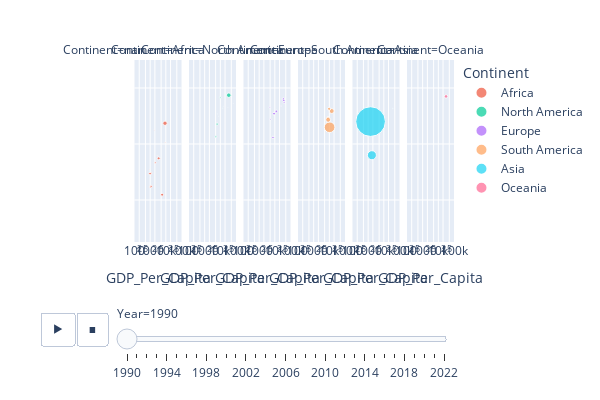

The code cell stored with this chart in its notebook:
### Code cell
fig2 = px.scatter(gdp_le_pop_med, x="GDP_Per_Capita", y="Life_Expectancy", animation_frame="Year", animation_group="Country",
           size="Population", color="Continent", hover_name="Country", facet_col="Continent",
           log_x=True, size_max=45, range_x=[100,100000], range_y=[25,90], width = 600, height=400)
fig2.show()
#Not entirely sure how to get the spacing right. I tried facet_row_spacing.

### Figure 1 — Plotly figure (JSON) as saved in the notebook; plotly's stock layout.template omitted (floating-point values rounded to 4 significant figures)
{"data": [{"hovertemplate": "<b>%{hovertext}</b><br><br>Continent=Africa<br>Year=1990<br>GDP_Per_Capita=%{x}<br>Life_Expectancy=%{y}<br>Population=%{marker.size}<extra></extra>", "hovertext": ["Central African Republic", "Angola", "Benin", "Algeria", "Chad", "Comoros", "Burkina Faso", "Botswana", "Equatorial Guinea", "Burundi", "Cabo Verde", "Cameroon"], "ids": ["Central African Republic", "Angola", "Benin", "Algeria", "Chad", "Comoros", "Burkina Faso", "Botswana", "Equatorial Guinea", "Burundi", "Cabo Verde", "Cameroon"], "legendgroup": "Africa", "marker": {"color": "#EF553B", "size": [2809.0, 11830.0, 5133.0, 25520.0, 5827.0, 431.1, 9131.0, 1341.0, 465.5, 5484.0, 364.6, 11430.0], "sizemode": "area", "sizeref": 2620.0, "symbol": "circle"}, "mode": "markers", "name": "Africa", "orientation": "v", "showlegend": true, "type": "scatter", "x": [1201.0, 5793.0, 2110.0, 8829.0, 1027.0, 2923.0, 981.8, 9165.0, 936.4, 1175.0, 1816.0, 3483.0], "xaxis": "x2", "y": [49.63, 41.89, 53.29, 67.42, 44.69, 55.84, 49.44, 60.53, 50.86, 44.86, 65.02, 54.87], "yaxis": "y2"}, {"hovertemplate": "<b>%{hovertext}</b><br><br>Continent=North America<br>Year=1990<br>GDP_Per_Capita=%{x}<br>Life_Expectancy=%{y}<br>Population=%{marker.size}<extra></extra>", "hovertext": ["Bermuda", "Belize", "Antigua and Barbuda", "Barbados", "El Salvador", "Canada", "Dominica", "Dominican Republic", "Aruba", "Costa Rica"], "ids": ["Bermuda", "Belize", "Antigua and Barbuda", "Barbados", "El Salvador", "Canada", "Dominica", "Dominican Republic", "Aruba", "Costa Rica"], "legendgroup": "North America", "marker": {"color": "#00cc96", "size": [57.47, 182.6, 63.33, 258.9, 5367.0, 27660.0, 69.48, 7129.0, 65.71, 3158.0], "sizemode": "area", "sizeref": 2620.0, "symbol": "circle"}, "mode": "markers", "name": "North America", "orientation": "v", "showlegend": true, "type": "scatter", "x": [65960.0, 6397.0, 15260.0, 14100.0, 5192.0, 34560.0, 7856.0, 6207.0, 30820.0, 9811.0], "xaxis": "x3", "y": [74.5, 70.74, 73.49, 72.75, 62.55, 77.44, 69.85, 67.11, 73.08, 76.63], "yaxis": "y3"}, {"hovertemplate": "<b>%{hovertext}</b><br><br>Continent=Europe<br>Year=1990<br>GDP_Per_Capita=%{x}<br>Life_Expectancy=%{y}<br>Population=%{marker.size}<extra></extra>", "hovertext": ["Belgium", "Belarus", "Denmark", "Albania", "Azerbaijan", "Bulgaria", "Cyprus", "Austria", "Armenia"], "ids": ["Belgium", "Belarus", "Denmark", "Albania", "Azerbaijan", "Bulgaria", "Cyprus", "Austria", "Armenia"], "legendgroup": "Europe", "marker": {"color": "#ab63fa", "size": [9960.0, 10430.0, 5145.0, 3295.0, 7428.0, 8768.0, 788.5, 7679.0, 3557.0], "sizemode": "area", "sizeref": 2620.0, "symbol": "circle"}, "mode": "markers", "name": "Europe", "orientation": "v", "showlegend": true, "type": "scatter", "x": [35510.0, 8895.0, 39030.0, 4827.0, 7617.0, 12510.0, 25230.0, 37490.0, 5153.0], "xaxis": "x4", "y": [76.05, 70.84, 74.81, 73.14, 62.35, 71.64, 73.54, 75.57, 68.82], "yaxis": "y4"}, {"hovertemplate": "<b>%{hovertext}</b><br><br>Continent=South America<br>Year=1990<br>GDP_Per_Capita=%{x}<br>Life_Expectancy=%{y}<br>Population=%{marker.size}<extra></extra>", "hovertext": ["Ecuador", "Brazil", "Argentina", "Colombia", "Chile"], "ids": ["Ecuador", "Brazil", "Argentina", "Colombia", "Chile"], "legendgroup": "South America", "marker": {"color": "#FFA15A", "size": [10450.0, 150700.0, 32640.0, 32600.0, 13340.0], "sizemode": "area", "sizeref": 2620.0, "symbol": "circle"}, "mode": "markers", "name": "South America", "orientation": "v", "showlegend": true, "type": "scatter", "x": [8120.0, 10400.0, 14140.0, 8435.0, 9702.0], "xaxis": "x5", "y": [69.35, 65.98, 71.78, 68.64, 72.57], "yaxis": "y5"}, {"hovertemplate": "<b>%{hovertext}</b><br><br>Continent=Asia<br>Year=1990<br>GDP_Per_Capita=%{x}<br>Life_Expectancy=%{y}<br>Population=%{marker.size}<extra></extra>", "hovertext": ["China", "Bhutan", "Bangladesh", "Bahrain"], "ids": ["China", "Bhutan", "Bangladesh", "Bahrain"], "legendgroup": "Asia", "marker": {"color": "#19d3f3", "size": [1154000.0, 558.4, 107100.0, 517.4], "sizemode": "area", "sizeref": 2620.0, "symbol": "circle"}, "mode": "markers", "name": "Asia", "orientation": "v", "showlegend": true, "type": "scatter", "x": [1424.0, 2738.0, 1730.0, 37000.0], "xaxis": "x6", "y": [68.0, 55.97, 55.99, 72.67], "yaxis": "y6"}, {"hovertemplate": "<b>%{hovertext}</b><br><br>Continent=Oceania<br>Year=1990<br>GDP_Per_Capita=%{x}<br>Life_Expectancy=%{y}<br>Population=%{marker.size}<extra></extra>", "hovertext": ["Australia"], "ids": ["Australia"], "legendgroup": "Oceania", "marker": {"color": "#FF6692", "size": [17050.0], "sizemode": "area", "sizeref": 2620.0, "symbol": "circle"}, "mode": "markers", "name": "Oceania", "orientation": "v", "showlegend": true, "type": "scatter", "x": [31010.0], "xaxis": "x7", "y": [76.99], "yaxis": "y7"}], "layout": {"annotations": [{"font": {}, "showarrow": false, "text": "Continent=nan", "x": 0.06286, "xanchor": "center", "xref": "paper", "y": 1, "yanchor": "bottom", "yref": "paper"}, {"font": {}, "showarrow": false, "text": "Continent=Africa", "x": 0.2086, "xanchor": "center", "xref": "paper", "y": 1, "yanchor": "bottom", "yref": "paper"}, {"font": {}, "showarrow": false, "text": "Continent=North America", "x": 0.3543, "xanchor": "center", "xref": "paper", "y": 1, "yanchor": "bottom", "yref": "paper"}, {"font": {}, "showarrow": false, "text": "Continent=Europe", "x": 0.5, "xanchor": "center", "xref": "paper", "y": 1, "yanchor": "bottom", "yref": "paper"}, {"font": {}, "showarrow": false, "text": "Continent=South America", "x": 0.6457, "xanchor": "center", "xref": "paper", "y": 1, "yanchor": "bottom", "yref": "paper"}, {"font": {}, "showarrow": false, "text": "Continent=Asia", "x": 0.7914, "xanchor": "center", "xref": "paper", "y": 1, "yanchor": "bottom", "yref": "paper"}, {"font": {}, "showarrow": false, "text": "Continent=Oceania", "x": 0.9371, "xanchor": "center", "xref": "paper", "y": 1, "yanchor": "bottom", "yref": "paper"}], "height": 400, "legend": {"itemsizing": "constant", "title": {"text": "Continent"}, "tracegroupgap": 0}, "margin": {"t": 60}, "sliders": [{"active": 0, "currentvalue": {"prefix": "Year="}, "len": 0.9, "pad": {"b": 10, "t": 60}, "steps": [{"args": [["1990"], {"frame": {"duration": 0, "redraw": false}, "fromcurrent": true, "mode": "immediate", "transition": {"duration": 0, "easing": "linear"}}], "label": "1990", "method": "animate"}, {"args": [["1991"], {"frame": {"duration": 0, "redraw": false}, "fromcurrent": true, "mode": "immediate", "transition": {"duration": 0, "easing": "linear"}}], "label": "1991", "method": "animate"}, {"args": [["1992"], {"frame": {"duration": 0, "redraw": false}, "fromcurrent": true, "mode": "immediate", "transition": {"duration": 0, "easing": "linear"}}], "label": "1992", "method": "animate"}, {"args": [["1993"], {"frame": {"duration": 0, "redraw": false}, "fromcurrent": true, "mode": "immediate", "transition": {"duration": 0, "easing": "linear"}}], "label": "1993", "method": "animate"}, {"args": [["1994"], {"frame": {"duration": 0, "redraw": false}, "fromcurrent": true, "mode": "immediate", "transition": {"duration": 0, "easing": "linear"}}], "label": "1994", "method": "animate"}, {"args": [["1995"], {"frame": {"duration": 0, "redraw": false}, "fromcurrent": true, "mode": "immediate", "transition": {"duration": 0, "easing": "linear"}}], "label": "1995", "method": "animate"}, {"args": [["1996"], {"frame": {"duration": 0, "redraw": false}, "fromcurrent": true, "mode": "immediate", "transition": {"duration": 0, "easing": "linear"}}], "label": "1996", "method": "animate"}, {"args": [["1997"], {"frame": {"duration": 0, "redraw": false}, "fromcurrent": true, "mode": "immediate", "transition": {"duration": 0, "easing": "linear"}}], "label": "1997", "method": "animate"}, {"args": [["1998"], {"frame": {"duration": 0, "redraw": false}, "fromcurrent": true, "mode": "immediate", "transition": {"duration": 0, "easing": "linear"}}], "label": "1998", "method": "animate"}, {"args": [["1999"], {"frame": {"duration": 0, "redraw": false}, "fromcurrent": true, "mode": "immediate", "transition": {"duration": 0, "easing": "linear"}}], "label": "1999", "method": "animate"}, {"args": [["2000"], {"frame": {"duration": 0, "redraw": false}, "fromcurrent": true, "mode": "immediate", "transition": {"duration": 0, "easing": "linear"}}], "label": "2000", "method": "animate"}, {"args": [["2001"], {"frame": {"duration": 0, "redraw": false}, "fromcurrent": true, "mode": "immediate", "transition": {"duration": 0, "easing": "linear"}}], "label": "2001", "method": "animate"}, {"args": [["2002"], {"frame": {"duration": 0, "redraw": false}, "fromcurrent": true, "mode": "immediate", "transition": {"duration": 0, "easing": "linear"}}], "label": "2002", "method": "animate"}, {"args": [["2003"], {"frame": {"duration": 0, "redraw": false}, "fromcurrent": true, "mode": "immediate", "transition": {"duration": 0, "easing": "linear"}}], "label": "2003", "method": "animate"}, {"args": [["2004"], {"frame": {"duration": 0, "redraw": false}, "fromcurrent": true, "mode": "immediate", "transition": {"duration": 0, "easing": "linear"}}], "label": "2004", "method": "animate"}, {"args": [["2005"], {"frame": {"duration": 0, "redraw": false}, "fromcurrent": true, "mode": "immediate", "transition": {"duration": 0, "easing": "linear"}}], "label": "2005", "method": "animate"}, {"args": [["2006"], {"frame": {"duration": 0, "redraw": false}, "fromcurrent": true, "mode": "immediate", "transition": {"duration": 0, "easing": "linear"}}], "label": "2006", "method": "animate"}, {"args": [["2007"], {"frame": {"duration": 0, "redraw": false}, "fromcurrent": true, "mode": "immediate", "transition": {"duration": 0, "easing": "linear"}}], "label": "2007", "method": "animate"}, {"args": [["2008"], {"frame": {"duration": 0, "redraw": false}, "fromcurrent": true, "mode": "immediate", "transition": {"duration": 0, "easing": "linear"}}], "label": "2008", "method": "animate"}, {"args": [["2009"], {"frame": {"duration": 0, "redraw": false}, "fromcurrent": true, "mode": "immediate", "transition": {"duration": 0, "easing": "linear"}}], "label": "2009", "method": "animate"}, {"args": [["2010"], {"frame": {"duration": 0, "redraw": false}, "fromcurrent": true, "mode": "immediate", "transition": {"duration": 0, "easing": "linear"}}], "label": "2010", "method": "animate"}, {"args": [["2011"], {"frame": {"duration": 0, "redraw": false}, "fromcurrent": true, "mode": "immediate", "transition": {"duration": 0, "easing": "linear"}}], "label": "2011", "method": "animate"}, {"args": [["2012"], {"frame": {"duration": 0, "redraw": false}, "fromcurrent": true, "mode": "immediate", "transition": {"duration": 0, "easing": "linear"}}], "label": "2012", "method": "animate"}, {"args": [["2013"], {"frame": {"duration": 0, "redraw": false}, "fromcurrent": true, "mode": "immediate", "transition": {"duration": 0, "easing": "linear"}}], "label": "2013", "method": "animate"}, {"args": [["2014"], {"frame": {"duration": 0, "redraw": false}, "fromcurrent": true, "mode": "immediate", "transition": {"duration": 0, "easing": "linear"}}], "label": "2014", "method": "animate"}, {"args": [["2015"], {"frame": {"duration": 0, "redraw": false}, "fromcurrent": true, "mode": "immediate", "transition": {"duration": 0, "easing": "linear"}}], "label": "2015", "method": "animate"}, {"args": [["2016"], {"frame": {"duration": 0, "redraw": false}, "fromcurrent": true, "mode": "immediate", "transition": {"duration": 0, "easing": "linear"}}], "label": "2016", "method": "animate"}, {"args": [["2017"], {"frame": {"duration": 0, "redraw": false}, "fromcurrent": true, "mode": "immediate", "transition": {"duration": 0, "easing": "linear"}}], "label": "2017", "method": "animate"}, {"args": [["2018"], {"frame": {"duration": 0, "redraw": false}, "fromcurrent": true, "mode": "immediate", "transition": {"duration": 0, "easing": "linear"}}], "label": "2018", "method": "animate"}, {"args": [["2019"], {"frame": {"duration": 0, "redraw": false}, "fromcurrent": true, "mode": "immediate", "transition": {"duration": 0, "easing": "linear"}}], "label": "2019", "method": "animate"}, {"args": [["2020"], {"frame": {"duration": 0, "redraw": false}, "fromcurrent": true, "mode": "immediate", "transition": {"duration": 0, "easing": "linear"}}], "label": "2020", "method": "animate"}, {"args": [["2021"], {"frame": {"duration": 0, "redraw": false}, "fromcurrent": true, "mode": "immediate", "transition": {"duration": 0, "easing": "linear"}}], "label": "2021", "method": "animate"}, {"args": [["2022"], {"frame": {"duration": 0, "redraw": false}, "fromcurrent": true, "mode": "immediate", "transition": {"duration": 0, "easing": "linear"}}], "label": "2022", "method": "animate"}], "x": 0.1, "xanchor": "left", "y": 0, "yanchor": "top"}], "updatemenus": [{"buttons": [{"args": [null, {"frame": {"duration": 500, "redraw": false}, "fromcurrent": true, "mode": "immediate", "transition": {"duration": 500, "easing": "linear"}}], "label": "&#9654;", "method": "animate"}, {"args": [[null], {"frame": {"duration": 0, "redraw": false}, "fromcurrent": true, "mode": "immediate", "transition": {"duration": 0, "easing": "linear"}}], "label": "&#9724;", "method": "animate"}], "direction": "left", "pad": {"r": 10, "t": 70}, "showactive": false, "type": "buttons", "x": 0.1, "xanchor": "right", "y": 0, "yanchor": "top"}], "width": 600, "xaxis": {"anchor": "y", "domain": [0, 0.1257], "range": [2, 5], "title": {"text": "GDP_Per_Capita"}, "type": "log"}, "xaxis2": {"anchor": "y2", "domain": [0.1457, 0.2714], "matches": "x", "range": [2, 5], "title": {"text": "GDP_Per_Capita"}, "type": "log"}, "xaxis3": {"anchor": "y3", "domain": [0.2914, 0.4171], "matches": "x", "range": [2, 5], "title": {"text": "GDP_Per_Capita"}, "type": "log"}, "xaxis4": {"anchor": "y4", "domain": [0.4371, 0.5629], "matches": "x", "range": [2, 5], "title": {"text": "GDP_Per_Capita"}, "type": "log"}, "xaxis5": {"anchor": "y5", "domain": [0.5829, 0.7086], "matches": "x", "range": [2, 5], "title": {"text": "GDP_Per_Capita"}, "type": "log"}, "xaxis6": {"anchor": "y6", "domain": [0.7286, 0.8543], "matches": "x", "range": [2, 5], "title": {"text": "GDP_Per_Capita"}, "type": "log"}, "xaxis7": {"anchor": "y7", "domain": [0.8743, 1.0], "matches": "x", "range": [2, 5], "title": {"text": "GDP_Per_Capita"}, "type": "log"}, "yaxis": {"anchor": "x", "domain": [0, 1], "range": [25, 90], "title": {"text": "Life_Expectancy"}}, "yaxis2": {"anchor": "x2", "domain": [0, 1], "matches": "y", "showticklabels": false}, "yaxis3": {"anchor": "x3", "domain": [0, 1], "matches": "y", "showticklabels": false}, "yaxis4": {"anchor": "x4", "domain": [0, 1], "matches": "y", "showticklabels": false}, "yaxis5": {"anchor": "x5", "domain": [0, 1], "matches": "y", "showticklabels": false}, "yaxis6": {"anchor": "x6", "domain": [0, 1], "matches": "y", "showticklabels": false}, "yaxis7": {"anchor": "x7", "domain": [0, 1], "matches": "y", "showticklabels": false}}}
